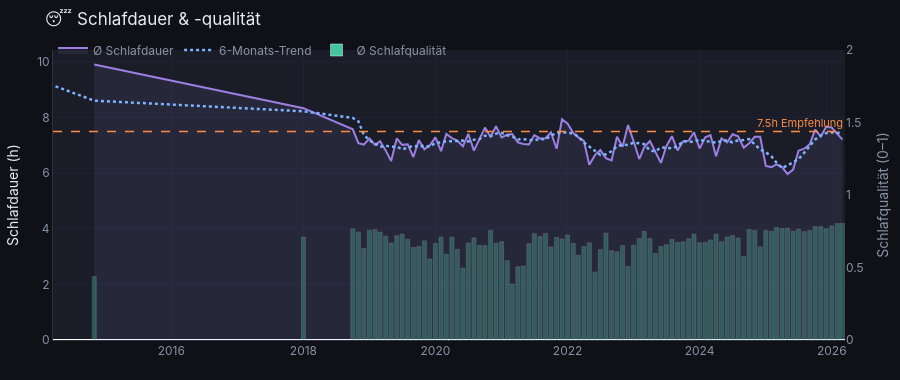

Write notebook code for a chart like this one.
### Markdown cell above
## 8 – Chart 6: Schlafdauer-Trend

### Code cell
fig_schlaf = go.Figure()

if not df_monat.empty:
    datum_liste  = [f"{int(r.jahr):04d}-{int(r.monat):02d}-01"
                    for r in df_monat.itertuples()]
    schlaf_liste = [float(v) if not pd.isna(v) else None
                    for v in df_monat['schlaf_avg']]
    schlafq_liste= [float(v) if not pd.isna(v) else None
                    for v in df_monat['schlaf_q_avg']]

    # Schlafdauer Linie
    fig_schlaf.add_trace(go.Scatter(
        x=datum_liste, y=schlaf_liste,
        mode='lines',
        name='Ø Schlafdauer',
        line=dict(color=C['lila'], width=2),
        fill='tozeroy',
        fillcolor='rgba(157,127,227,0.10)',
        hovertemplate='%{x|%b %Y}<br>%{y:.2f}h<extra></extra>',
        yaxis='y1',
    ))

    # 6-Monats-Trend
    schlaf_trend = [float(v) if not pd.isna(v) else None
                    for v in pd.Series(schlaf_liste)
                    .rolling(6, min_periods=2, center=True).mean()]
    fig_schlaf.add_trace(go.Scatter(
        x=datum_liste, y=schlaf_trend,
        mode='lines',
        name='6-Monats-Trend',
        line=dict(color=C['blau_hell'], width=2.5, dash='dot'),
        hovertemplate='%{x|%b %Y}<br>Trend: %{y:.2f}h<extra></extra>',
        yaxis='y1',
    ))

    # Schlafqualität als Balken (zweite Y-Achse)
    fig_schlaf.add_trace(go.Bar(
        x=datum_liste, y=schlafq_liste,
        name='Ø Schlafqualität',
        marker_color=C['gruen'],
        marker_opacity=0.35,
        hovertemplate='%{x|%b %Y}<br>Qualität: %{y:.2f}<extra></extra>',
        yaxis='y2',
    ))

    # 7.5h-Empfehlungslinie
    fig_schlaf.add_hline(
        y=7.5, yref='y1',
        line=dict(color=C['orange'], width=1.5, dash='dash'),
        annotation_text='7.5h Empfehlung',
        annotation_font=dict(color=C['orange'], size=11),
        annotation_position='top right',
    )

    fig_schlaf.update_layout(
        **LAYOUT_BASE,
        title='😴 Schlafdauer & -qualität',
        height=380,
    )
    fig_schlaf.update_layout(
        legend=dict(orientation='h', y=1.05, x=0,
                    bgcolor='rgba(0,0,0,0)',
                    font=dict(color=C['subtext'])),
    )
    fig_schlaf.update_yaxes(
        title='Schlafdauer (h)',
        side='left',
        **LAYOUT_BASE['yaxis'],
    )
    fig_schlaf.update_layout(
        yaxis2=dict(
            title='Schlafqualität (0–1)',
            overlaying='y',
            side='right',
            range=[0, 2],
            showgrid=False,
            tickfont=dict(color=C['subtext']),
            titlefont=dict(color=C['subtext']),
        )
    )

    fig_schlaf.show()
    print("✅ Chart 6 erstellt")
else:
    # Leere Placeholder-Figur, damit später der HTML-Konstruktionsfluss nicht abbricht.
    fig_schlaf.add_annotation(
        text='Keine Schlafdaten vorhanden',
        x=0.5, y=0.5,
        font=dict(color=C['subtext'], size=16),
        showarrow=False,
    )
    fig_schlaf.update_layout(
        **LAYOUT_BASE,
        title='😴 Schlafdauer & -qualität (keine Daten)',
        height=380,
    )
    print("⚠️ Cell 17: Keine Schlafdaten vorhanden (df_monat leer), Platzhalter-Chart wurde erstellt.")

### Figure 1 — Plotly figure (JSON) as saved in the notebook; plotly's stock layout.template omitted (floating-point values rounded to 4 significant figures)
{"data": [{"fill": "tozeroy", "fillcolor": "rgba(157,127,227,0.10)", "hovertemplate": "%{x|%b %Y}<br>%{y:.2f}h<extra></extra>", "line": {"color": "#9d7fe3", "width": 2}, "mode": "lines", "name": "Ø Schlafdauer", "type": "scatter", "x": ["2014-04-01", "2014-11-01", "2018-01-01", "2018-10-01", "2018-11-01", "2018-12-01", "2019-01-01", "2019-02-01", "2019-03-01", "2019-04-01", "2019-05-01", "2019-06-01", "2019-07-01", "2019-08-01", "2019-09-01", "2019-10-01", "2019-11-01", "2019-12-01", "2020-01-01", "2020-02-01", "2020-03-01", "2020-04-01", "2020-05-01", "2020-06-01", "2020-07-01", "2020-08-01", "2020-09-01", "2020-10-01", "2020-11-01", "2020-12-01", "2021-01-01", "2021-02-01", "2021-03-01", "2021-04-01", "2021-05-01", "2021-06-01", "2021-07-01", "2021-08-01", "2021-09-01", "2021-10-01", "2021-11-01", "2021-12-01", "2022-01-01", "2022-02-01", "2022-03-01", "2022-04-01", "2022-05-01", "2022-06-01", "2022-07-01", "2022-08-01", "2022-09-01", "2022-10-01", "2022-11-01", "2022-12-01", "2023-01-01", "2023-02-01", "2023-03-01", "2023-04-01", "2023-05-01", "2023-06-01", "2023-07-01", "2023-08-01", "2023-09-01", "2023-10-01", "2023-11-01", "2023-12-01", "2024-01-01", "2024-02-01", "2024-03-01", "2024-04-01", "2024-05-01", "2024-06-01", "2024-07-01", "2024-08-01", "2024-09-01", "2024-10-01", "2024-11-01", "2024-12-01", "2025-01-01", "2025-02-01", "2025-03-01", "2025-04-01", "2025-05-01", "2025-06-01", "2025-07-01", "2025-08-01", "2025-09-01", "2025-10-01", "2025-11-01", "2025-12-01", "2026-01-01", "2026-02-01", "2026-03-01"], "y": [null, 9.91, 8.34, 7.58, 7.08, 7.03, 7.25, 7.02, 7.15, 6.82, 6.44, 7.25, 7.02, 7.04, 6.58, 7.19, 6.86, 7, 7.29, 6.79, 7.41, 7.26, 7.17, 6.97, 7.41, 6.81, 7.23, 7.64, 7.31, 7.69, 7.29, 7.38, 7.41, 7.11, 7.05, 7.03, 7.37, 7.25, 7.26, 7.47, 6.88, 7.94, 7.78, 7.45, 7.29, 7.16, 6.3, 6.65, 6.83, 6.54, 6.46, 7.31, 6.95, 7.73, 7.15, 6.51, 6.94, 7.16, 6.77, 6.37, 6.97, 7.33, 6.82, 7.14, 7.17, 7.47, 6.89, 7.29, 7.37, 6.61, 7.25, 7.11, 7.4, 7.33, 6.92, 7.08, 7.31, 7.31, 6.26, 6.22, 6.32, 6.22, 5.97, 6.13, 6.81, 6.88, 7.04, 7.57, 7.32, 7.67, 7.64, 7.41, 7.21], "yaxis": "y"}, {"hovertemplate": "%{x|%b %Y}<br>Trend: %{y:.2f}h<extra></extra>", "line": {"color": "#7eb3ff", "dash": "dot", "width": 2.5}, "mode": "lines", "name": "6-Monats-Trend", "type": "scatter", "x": ["2014-04-01", "2014-11-01", "2018-01-01", "2018-10-01", "2018-11-01", "2018-12-01", "2019-01-01", "2019-02-01", "2019-03-01", "2019-04-01", "2019-05-01", "2019-06-01", "2019-07-01", "2019-08-01", "2019-09-01", "2019-10-01", "2019-11-01", "2019-12-01", "2020-01-01", "2020-02-01", "2020-03-01", "2020-04-01", "2020-05-01", "2020-06-01", "2020-07-01", "2020-08-01", "2020-09-01", "2020-10-01", "2020-11-01", "2020-12-01", "2021-01-01", "2021-02-01", "2021-03-01", "2021-04-01", "2021-05-01", "2021-06-01", "2021-07-01", "2021-08-01", "2021-09-01", "2021-10-01", "2021-11-01", "2021-12-01", "2022-01-01", "2022-02-01", "2022-03-01", "2022-04-01", "2022-05-01", "2022-06-01", "2022-07-01", "2022-08-01", "2022-09-01", "2022-10-01", "2022-11-01", "2022-12-01", "2023-01-01", "2023-02-01", "2023-03-01", "2023-04-01", "2023-05-01", "2023-06-01", "2023-07-01", "2023-08-01", "2023-09-01", "2023-10-01", "2023-11-01", "2023-12-01", "2024-01-01", "2024-02-01", "2024-03-01", "2024-04-01", "2024-05-01", "2024-06-01", "2024-07-01", "2024-08-01", "2024-09-01", "2024-10-01", "2024-11-01", "2024-12-01", "2025-01-01", "2025-02-01", "2025-03-01", "2025-04-01", "2025-05-01", "2025-06-01", "2025-07-01", "2025-08-01", "2025-09-01", "2025-10-01", "2025-11-01", "2025-12-01", "2026-01-01", "2026-02-01", "2026-03-01"], "y": [9.125, 8.61, 8.227, 7.988, 7.865, 7.383, 7.185, 7.058, 6.952, 6.988, 6.95, 6.953, 6.858, 6.92, 6.99, 6.948, 6.993, 6.952, 7.09, 7.102, 7.153, 7.148, 7.168, 7.172, 7.142, 7.205, 7.228, 7.348, 7.328, 7.423, 7.453, 7.365, 7.322, 7.212, 7.225, 7.203, 7.178, 7.238, 7.21, 7.362, 7.43, 7.463, 7.468, 7.417, 7.32, 7.105, 6.947, 6.795, 6.657, 6.682, 6.79, 6.97, 7.023, 7.018, 7.098, 7.073, 7.043, 6.817, 6.787, 6.923, 6.903, 6.9, 6.967, 7.15, 7.137, 7.13, 7.222, 7.133, 7.147, 7.087, 7.172, 7.178, 7.103, 7.182, 7.192, 7.225, 7.035, 6.85, 6.75, 6.607, 6.383, 6.187, 6.278, 6.388, 6.508, 6.733, 6.958, 7.215, 7.353, 7.442, 7.47, 7.45, 7.482], "yaxis": "y"}, {"hovertemplate": "%{x|%b %Y}<br>Qualität: %{y:.2f}<extra></extra>", "marker": {"color": "#43c59e", "opacity": 0.35}, "name": "Ø Schlafqualität", "type": "bar", "x": ["2014-04-01", "2014-11-01", "2018-01-01", "2018-10-01", "2018-11-01", "2018-12-01", "2019-01-01", "2019-02-01", "2019-03-01", "2019-04-01", "2019-05-01", "2019-06-01", "2019-07-01", "2019-08-01", "2019-09-01", "2019-10-01", "2019-11-01", "2019-12-01", "2020-01-01", "2020-02-01", "2020-03-01", "2020-04-01", "2020-05-01", "2020-06-01", "2020-07-01", "2020-08-01", "2020-09-01", "2020-10-01", "2020-11-01", "2020-12-01", "2021-01-01", "2021-02-01", "2021-03-01", "2021-04-01", "2021-05-01", "2021-06-01", "2021-07-01", "2021-08-01", "2021-09-01", "2021-10-01", "2021-11-01", "2021-12-01", "2022-01-01", "2022-02-01", "2022-03-01", "2022-04-01", "2022-05-01", "2022-06-01", "2022-07-01", "2022-08-01", "2022-09-01", "2022-10-01", "2022-11-01", "2022-12-01", "2023-01-01", "2023-02-01", "2023-03-01", "2023-04-01", "2023-05-01", "2023-06-01", "2023-07-01", "2023-08-01", "2023-09-01", "2023-10-01", "2023-11-01", "2023-12-01", "2024-01-01", "2024-02-01", "2024-03-01", "2024-04-01", "2024-05-01", "2024-06-01", "2024-07-01", "2024-08-01", "2024-09-01", "2024-10-01", "2024-11-01", "2024-12-01", "2025-01-01", "2025-02-01", "2025-03-01", "2025-04-01", "2025-05-01", "2025-06-01", "2025-07-01", "2025-08-01", "2025-09-01", "2025-10-01", "2025-11-01", "2025-12-01", "2026-01-01", "2026-02-01", "2026-03-01"], "y": [0, 0.437, 0.71, 0.766, 0.745, 0.631, 0.756, 0.761, 0.744, 0.716, 0.669, 0.719, 0.73, 0.694, 0.638, 0.644, 0.684, 0.559, 0.665, 0.709, 0.592, 0.709, 0.625, 0.496, 0.669, 0.704, 0.652, 0.652, 0.755, 0.667, 0.678, 0.547, 0.386, 0.505, 0.51, 0.664, 0.733, 0.714, 0.735, 0.642, 0.707, 0.697, 0.724, 0.666, 0.585, 0.645, 0.67, 0.469, 0.623, 0.737, 0.616, 0.608, 0.651, 0.508, 0.654, 0.7, 0.749, 0.699, 0.596, 0.645, 0.657, 0.694, 0.674, 0.677, 0.698, 0.73, 0.671, 0.674, 0.69, 0.73, 0.678, 0.711, 0.721, 0.703, 0.576, 0.762, 0.755, 0.642, 0.755, 0.75, 0.776, 0.768, 0.771, 0.751, 0.764, 0.747, 0.755, 0.782, 0.782, 0.768, 0.787, 0.803, 0.805], "yaxis": "y2"}], "layout": {"annotations": [{"font": {"color": "#ff8c42", "size": 11}, "showarrow": false, "text": "7.5h Empfehlung", "x": 1, "xanchor": "right", "xref": "x domain", "y": 7.5, "yanchor": "bottom", "yref": "y"}], "font": {"color": "#e8eaf0", "family": "Inter, Arial, sans-serif", "size": 12}, "height": 380, "hoverlabel": {"bgcolor": "#1a1d27", "bordercolor": "#2d3142", "font": {"color": "#e8eaf0"}}, "legend": {"bgcolor": "rgba(0,0,0,0)", "bordercolor": "#2d3142", "font": {"color": "#8892a4"}, "orientation": "h", "x": 0, "y": 1.05}, "margin": {"b": 40, "l": 50, "r": 30, "t": 50}, "paper_bgcolor": "#0f1117", "plot_bgcolor": "#1a1d27", "shapes": [{"line": {"color": "#ff8c42", "dash": "dash", "width": 1.5}, "type": "line", "x0": 0, "x1": 1, "xref": "x domain", "y0": 7.5, "y1": 7.5, "yref": "y"}], "title": {"text": "😴 Schlafdauer & -qualität"}, "xaxis": {"gridcolor": "#1e2236", "linecolor": "#2d3142", "tickcolor": "#2d3142", "tickfont": {"color": "#8892a4"}}, "yaxis": {"gridcolor": "#1e2236", "linecolor": "#2d3142", "side": "left", "tickcolor": "#2d3142", "tickfont": {"color": "#8892a4"}, "title": {"text": "Schlafdauer (h)"}}, "yaxis2": {"overlaying": "y", "range": [0, 2], "showgrid": false, "side": "right", "tickfont": {"color": "#8892a4"}, "title": {"font": {"color": "#8892a4"}, "text": "Schlafqualität (0–1)"}}}}
